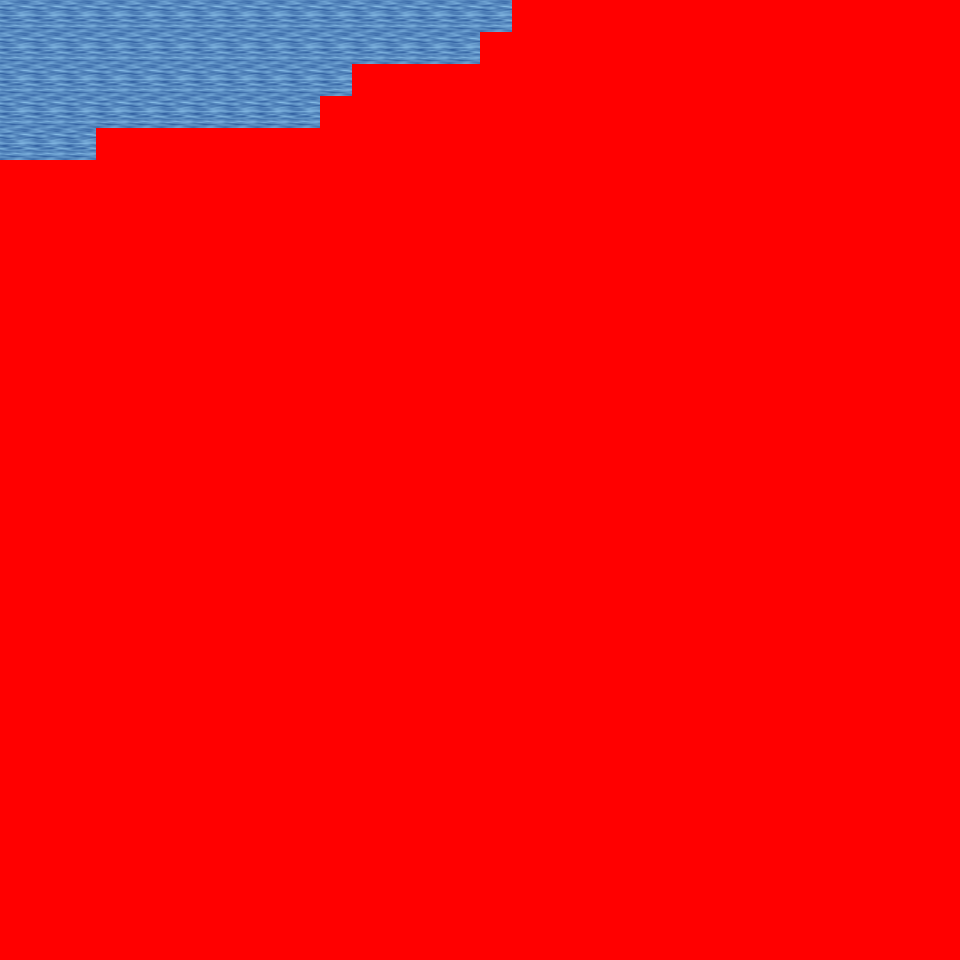

Tiled map render using the project's own tile images. Description and the map definition, with tile-layer contents summarised, below:
An orthogonal 30x30 tile map with 32x32 px tiles, 6 tile layers (Ground, Object, Object2, Above, ...), 20 tilesets and 2 objects (2x mapchange).

<map version="1.0" orientation="orthogonal" renderorder="right-down" width="30" height="30" tilewidth="32" tileheight="32" nextobjectid="3">
  <tileset firstgid="1" name="tileset_logic_collision" tilewidth="32" tileheight="32" tilecount="1" columns="1">
    <image source="../drawable/tileset_logic_collision.png" width="32" height="32" />
  </tileset>
  <tileset firstgid="2" name="tileset_ground_ground" tilewidth="32" tileheight="32" tilecount="33" columns="3">
    <image source="../drawable/tileset_ground_ground.png" width="96" height="352" />
  </tileset>
  <tileset firstgid="35" name="tileset_ground_water_pool" tilewidth="32" tileheight="32" tilecount="72" columns="3">
    <image source="../drawable/tileset_ground_water_pool.png" width="96" height="768" />
  </tileset>
  <tileset firstgid="107" name="tileset_ground_water_pool_corners" tilewidth="32" tileheight="32" tilecount="72" columns="3">
    <image source="../drawable/tileset_ground_water_pool_corners.png" width="96" height="768" />
  </tileset>
  <tileset firstgid="179" name="tileset_ground_grass_edges" tilewidth="32" tileheight="32" tilecount="36" columns="12">
    <image source="../drawable/tileset_ground_grass_edges.png" width="384" height="96" />
  </tileset>
  <tileset firstgid="215" name="tileset_plant_grasses" tilewidth="32" tileheight="32" tilecount="6" columns="3">
    <image source="../drawable/tileset_plant_grasses.png" width="96" height="64" />
  </tileset>
  <tileset firstgid="221" name="tileset_ground_grass_corners" tilewidth="32" tileheight="32" tilecount="24" columns="6">
    <image source="../drawable/tileset_ground_grass_corners.png" width="192" height="128" />
  </tileset>
  <tileset firstgid="245" name="tileset_plant_flower_daisy_white" tilewidth="32" tileheight="32" tilecount="8" columns="2">
    <image source="../drawable/tileset_plant_flower_daisy_white.png" width="64" height="128" />
  </tileset>
  <tileset firstgid="253" name="tileset_item_corpse_huge_animal" tilewidth="32" tileheight="32" tilecount="16" columns="2">
    <image source="../drawable/tileset_item_corpse_huge_animal.png" width="64" height="256" />
  </tileset>
  <tileset firstgid="269" name="tileset_plant_cactus" tilewidth="32" tileheight="32" tilecount="2" columns="1">
    <image source="../drawable/tileset_plant_cactus.png" width="32" height="64" />
  </tileset>
  <tileset firstgid="271" name="tileset_item_corpse_skull_pale" tilewidth="32" tileheight="32" tilecount="2" columns="2">
    <image source="../drawable/tileset_item_corpse_skull_pale.png" width="64" height="32" />
  </tileset>
  <tileset firstgid="273" name="tileset_ground_water_pool_deep" tilewidth="32" tileheight="32" tilecount="72" columns="3">
    <image source="../drawable/tileset_ground_water_pool_deep.png" width="96" height="768" />
  </tileset>
  <tileset firstgid="345" name="tileset_plant_tree_palm_trees" tilewidth="32" tileheight="32" tilecount="40" columns="4">
    <image source="../drawable/tileset_plant_tree_palm_trees.png" width="128" height="320" />
  </tileset>
  <tileset firstgid="385" name="tileset_building_roof_straw" tilewidth="32" tileheight="32" tilecount="20" columns="5">
    <image source="../drawable/tileset_building_roof_straw.png" width="160" height="128" />
  </tileset>
  <tileset firstgid="405" name="tileset_item_sign_large" tilewidth="32" tileheight="32" tilecount="15" columns="5">
    <image source="../drawable/tileset_item_sign_large.png" width="160" height="96" />
  </tileset>
  <tileset firstgid="420" name="tileset_item_campfires" tilewidth="32" tileheight="32" tilecount="2" columns="2">
    <image source="../drawable/tileset_item_campfires.png" width="64" height="32" />
  </tileset>
  <tileset firstgid="422" name="tileset_item_firewood" tilewidth="32" tileheight="32" tilecount="12" columns="3">
    <image source="../drawable/tileset_item_firewood.png" width="96" height="128" />
  </tileset>
  <tileset firstgid="434" name="tileset_plant_tree_umbrella_thorn" tilewidth="32" tileheight="32" tilecount="18" columns="6">
    <image source="../drawable/tileset_plant_tree_umbrella_thorn.png" width="192" height="96" />
  </tileset>
  <tileset firstgid="452" name="tileset_ground_sand_2" tilewidth="32" tileheight="32" tilecount="15" columns="5">
    <image source="../drawable/tileset_ground_sand_2.png" width="160" height="96" />
  </tileset>
  <tileset firstgid="467" name="tileset_ground_sand_1" tilewidth="32" tileheight="32" tilecount="10" columns="2">
    <image source="../drawable/tileset_ground_sand_1.png" width="64" height="160" />
  </tileset>
  <layer name="Ground" width="30" height="30">
    <data>[900 cells, 240 non-empty, 8 distinct tile ids]</data>
  </layer>
  <layer name="Object" width="30" height="30">
    <data>[900 cells, 0 non-empty, 0 distinct tile ids]</data>
  </layer>
  <layer name="Object2" width="30" height="30">
    <data>[900 cells, 0 non-empty, 0 distinct tile ids]</data>
  </layer>
  <layer name="Above" width="30" height="30">
    <data>[900 cells, 0 non-empty, 0 distinct tile ids]</data>
  </layer>
  <layer name="Above2" width="30" height="30">
    <data>[900 cells, 0 non-empty, 0 distinct tile ids]</data>
  </layer>
  <layer name="Walkable" width="30" height="30">
    <data>[900 cells, 845 non-empty, 1 distinct tile ids]</data>
  </layer>
  <objectgroup name="MapEvents">
    <object id="1" name="north" type="mapchange" x="0" y="0" width="512" height="32">
      <properties>
        <property name="map" value="0_ados_mountain_n2_w2_x4_y3" />
        <property name="place" value="south" />
      </properties>
    </object>
    <object id="2" name="west" type="mapchange" x="0" y="0" width="32" height="160">
      <properties>
        <property name="map" value="0_ados_mountain_n2_w2_x3_y4" />
        <property name="place" value="east" />
      </properties>
    </object>
  </objectgroup>
</map>
